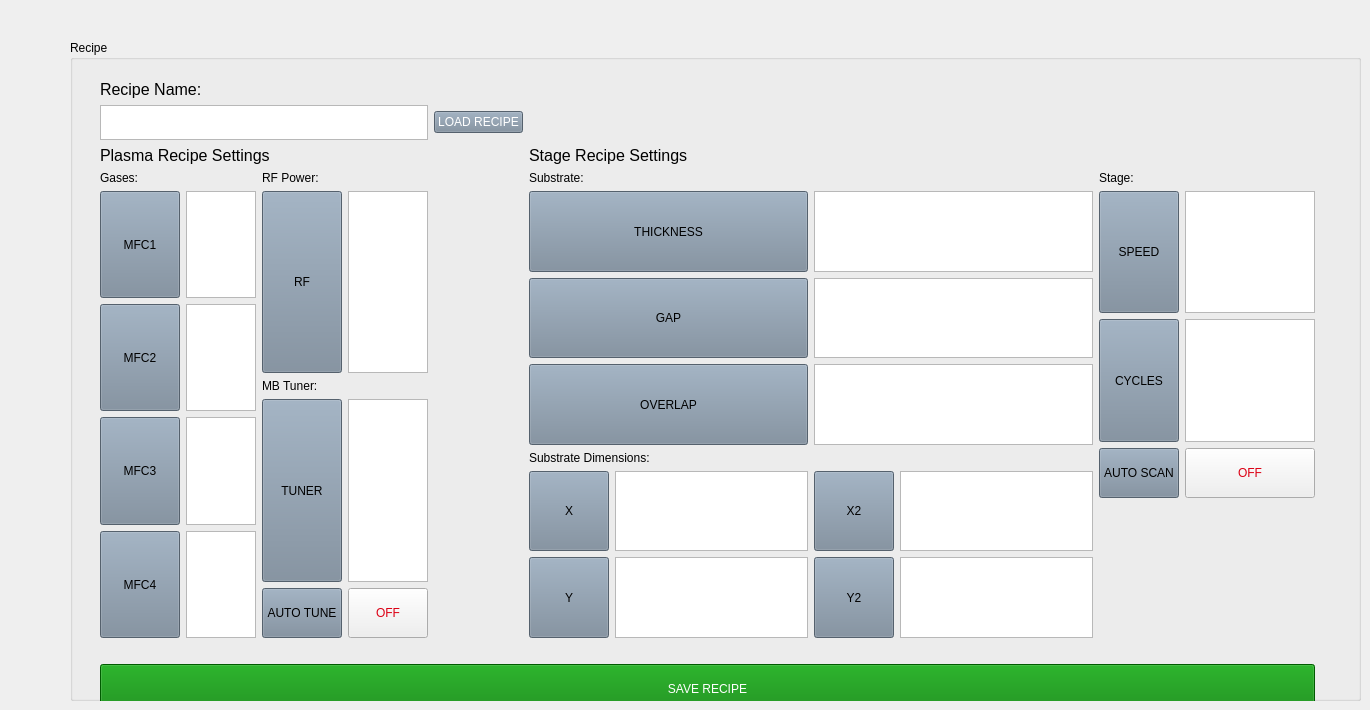
    <widget class="QWidget" name="tab_2">
     <attribute name="title">
      <string>Page</string>
     </attribute>
     <widget class="QGroupBox" name="groupBox_5">
      <property name="geometry">
       <rect>
        <x>70</x>
        <y>40</y>
        <width>1291</width>
        <height>661</height>
       </rect>
      </property>
      <property name="title">
       <string>Recipe</string>
      </property>
      <widget class="QWidget" name="gridLayoutWidget_15">
       <property name="geometry">
        <rect>
         <x>30</x>
         <y>40</y>
         <width>1215</width>
         <height>634</height>
        </rect>
       </property>
       <layout class="QGridLayout" name="gridLayout_31">
        <item row="3" column="2">
         <spacer name="horizontalSpacer_38">
          <property name="orientation">
           <enum>Qt::Horizontal</enum>
          </property>
          <property name="sizeHint" stdset="0">
           <size>
            <width>40</width>
            <height>20</height>
           </size>
          </property>
         </spacer>
        </item>
        <item row="3" column="1">
         <layout class="QGridLayout" name="gridLayout_32">
          <item row="0" column="0" colspan="2">
           <widget class="QLabel" name="label_115">
            <property name="styleSheet">
             <string notr="true">
font: 700 20pt &quot;Ubuntu Mono&quot;;</string>
            </property>
            <property name="text">
             <string>RF Power:</string>
            </property>
           </widget>
          </item>
          <item row="4" column="1">
           <widget class="QPushButton" name="autotune_recipe_dup_3">
            <property name="minimumSize">
             <size>
              <width>0</width>
              <height>50</height>
             </size>
            </property>
            <property name="styleSheet">
             <string notr="true">QPushButton {
font: 16pt &quot;Ubuntu Bold&quot;;
	color: rgb(220, 0, 20);
}</string>
            </property>
            <property name="text">
             <string>OFF</string>
            </property>
            <property name="iconSize">
             <size>
              <width>32</width>
              <height>32</height>
             </size>
            </property>
           </widget>
          </item>
          <item row="1" column="0">
           <widget class="QPushButton" name="load_RF_dup_3">
            <property name="sizePolicy">
             <sizepolicy hsizetype="Minimum" vsizetype="MinimumExpanding">
              <horstretch>0</horstretch>
              <verstretch>0</verstretch>
             </sizepolicy>
            </property>
            <property name="styleSheet">
             <string notr="true">QPushButton {
background-color: rgb(119, 136, 153);
font: 18pt &quot;Ubuntu Bold&quot;;
}</string>
            </property>
            <property name="text">
             <string>RF</string>
            </property>
           </widget>
          </item>
          <item row="3" column="0">
           <widget class="QPushButton" name="load_MB_dup_3">
            <property name="sizePolicy">
             <sizepolicy hsizetype="Minimum" vsizetype="MinimumExpanding">
              <horstretch>0</horstretch>
              <verstretch>0</verstretch>
             </sizepolicy>
            </property>
            <property name="styleSheet">
             <string notr="true">QPushButton {
background-color: rgb(119, 136, 153);
font: 18pt &quot;Ubuntu Bold&quot;;
}</string>
            </property>
            <property name="text">
             <string>TUNER</string>
            </property>
           </widget>
          </item>
          <item row="3" column="1">
           <widget class="QTextEdit" name="mb_recipe_dup_3">
            <property name="styleSheet">
             <string notr="true">font: 18px;
color: rgb(52, 101, 164);</string>
            </property>
            <property name="readOnly">
             <bool>true</bool>
            </property>
           </widget>
          </item>
          <item row="1" column="1">
           <widget class="QTextEdit" name="RF_recipe_dup_3">
            <property name="styleSheet">
             <string notr="true">font: 18px;
color: rgb(52, 101, 164);</string>
            </property>
            <property name="readOnly">
             <bool>true</bool>
            </property>
           </widget>
          </item>
          <item row="2" column="0" colspan="2">
           <widget class="QLabel" name="label_116">
            <property name="styleSheet">
             <string notr="true">
font: 700 20pt &quot;Ubuntu Mono&quot;;</string>
            </property>
            <property name="text">
             <string>MB Tuner:</string>
            </property>
           </widget>
          </item>
          <item row="4" column="0">
           <widget class="QPushButton" name="load_autotune_dup_3">
            <property name="sizePolicy">
             <sizepolicy hsizetype="Minimum" vsizetype="MinimumExpanding">
              <horstretch>0</horstretch>
              <verstretch>0</verstretch>
             </sizepolicy>
            </property>
            <property name="styleSheet">
             <string notr="true">QPushButton {
background-color: rgb(119, 136, 153);
font: 18pt &quot;Ubuntu Bold&quot;;
}</string>
            </property>
            <property name="text">
             <string>AUTO TUNE</string>
            </property>
           </widget>
          </item>
         </layout>
        </item>
        <item row="4" column="0" colspan="4">
         <spacer name="horizontalSpacer_39">
          <property name="orientation">
           <enum>Qt::Horizontal</enum>
          </property>
          <property name="sizeHint" stdset="0">
           <size>
            <width>40</width>
            <height>20</height>
           </size>
          </property>
         </spacer>
        </item>
        <item row="3" column="3">
         <layout class="QGridLayout" name="gridLayout_33">
          <item row="0" column="1">
           <layout class="QGridLayout" name="gridLayout_34">
            <item row="6" column="0">
             <spacer name="horizontalSpacer_40">
              <property name="orientation">
               <enum>Qt::Horizontal</enum>
              </property>
              <property name="sizeHint" stdset="0">
               <size>
                <width>40</width>
                <height>20</height>
               </size>
              </property>
             </spacer>
            </item>
            <item row="4" column="1">
             <spacer name="horizontalSpacer_41">
              <property name="orientation">
               <enum>Qt::Horizontal</enum>
              </property>
              <property name="sizeHint" stdset="0">
               <size>
                <width>40</width>
                <height>20</height>
               </size>
              </property>
             </spacer>
            </item>
            <item row="10" column="0">
             <spacer name="horizontalSpacer_42">
              <property name="orientation">
               <enum>Qt::Horizontal</enum>
              </property>
              <property name="sizeHint" stdset="0">
               <size>
                <width>40</width>
                <height>20</height>
               </size>
              </property>
             </spacer>
            </item>
            <item row="7" column="1">
             <spacer name="horizontalSpacer_43">
              <property name="orientation">
               <enum>Qt::Horizontal</enum>
              </property>
              <property name="sizeHint" stdset="0">
               <size>
                <width>40</width>
                <height>20</height>
               </size>
              </property>
             </spacer>
            </item>
            <item row="5" column="0">
             <spacer name="horizontalSpacer_44">
              <property name="orientation">
               <enum>Qt::Horizontal</enum>
              </property>
              <property name="sizeHint" stdset="0">
               <size>
                <width>40</width>
                <height>20</height>
               </size>
              </property>
             </spacer>
            </item>
            <item row="7" column="0">
             <spacer name="horizontalSpacer_45">
              <property name="orientation">
               <enum>Qt::Horizontal</enum>
              </property>
              <property name="sizeHint" stdset="0">
               <size>
                <width>40</width>
                <height>20</height>
               </size>
              </property>
             </spacer>
            </item>
            <item row="8" column="0">
             <spacer name="horizontalSpacer_46">
              <property name="orientation">
               <enum>Qt::Horizontal</enum>
              </property>
              <property name="sizeHint" stdset="0">
               <size>
                <width>40</width>
                <height>20</height>
               </size>
              </property>
             </spacer>
            </item>
            <item row="0" column="0" colspan="2">
             <widget class="QLabel" name="label_117">
              <property name="styleSheet">
               <string notr="true">
font: 700 20pt &quot;Ubuntu Mono&quot;;</string>
              </property>
              <property name="text">
               <string>Stage:</string>
              </property>
             </widget>
            </item>
            <item row="5" column="1">
             <spacer name="horizontalSpacer_47">
              <property name="orientation">
               <enum>Qt::Horizontal</enum>
              </property>
              <property name="sizeHint" stdset="0">
               <size>
                <width>40</width>
                <height>20</height>
               </size>
              </property>
             </spacer>
            </item>
            <item row="9" column="1">
             <spacer name="horizontalSpacer_48">
              <property name="orientation">
               <enum>Qt::Horizontal</enum>
              </property>
              <property name="sizeHint" stdset="0">
               <size>
                <width>40</width>
                <height>20</height>
               </size>
              </property>
             </spacer>
            </item>
            <item row="10" column="1">
             <spacer name="horizontalSpacer_49">
              <property name="orientation">
               <enum>Qt::Horizontal</enum>
              </property>
              <property name="sizeHint" stdset="0">
               <size>
                <width>40</width>
                <height>20</height>
               </size>
              </property>
             </spacer>
            </item>
            <item row="2" column="1">
             <widget class="QTextEdit" name="cycles_recipe_dup_3">
              <property name="styleSheet">
               <string notr="true">font: 18px;
color: rgb(52, 101, 164);</string>
              </property>
              <property name="readOnly">
               <bool>true</bool>
              </property>
             </widget>
            </item>
            <item row="6" column="1">
             <spacer name="horizontalSpacer_50">
              <property name="orientation">
               <enum>Qt::Horizontal</enum>
              </property>
              <property name="sizeHint" stdset="0">
               <size>
                <width>40</width>
                <height>20</height>
               </size>
              </property>
             </spacer>
            </item>
            <item row="8" column="1">
             <spacer name="horizontalSpacer_51">
              <property name="orientation">
               <enum>Qt::Horizontal</enum>
              </property>
              <property name="sizeHint" stdset="0">
               <size>
                <width>40</width>
                <height>20</height>
               </size>
              </property>
             </spacer>
            </item>
            <item row="4" column="0">
             <spacer name="horizontalSpacer_52">
              <property name="orientation">
               <enum>Qt::Horizontal</enum>
              </property>
              <property name="sizeHint" stdset="0">
               <size>
                <width>40</width>
                <height>20</height>
               </size>
              </property>
             </spacer>
            </item>
            <item row="1" column="1">
             <widget class="QTextEdit" name="speed_recipe_dup_3">
              <property name="styleSheet">
               <string notr="true">font: 18px;
color: rgb(52, 101, 164);</string>
              </property>
              <property name="readOnly">
               <bool>true</bool>
              </property>
             </widget>
            </item>
            <item row="3" column="1">
             <widget class="QPushButton" name="autoscan_recipe_dup_3">
              <property name="minimumSize">
               <size>
                <width>0</width>
                <height>50</height>
               </size>
              </property>
              <property name="styleSheet">
               <string notr="true">QPushButton {
font: 16pt &quot;Ubuntu Bold&quot;;
	color: rgb(220, 0, 20);
}</string>
              </property>
              <property name="text">
               <string>OFF</string>
              </property>
              <property name="iconSize">
               <size>
                <width>32</width>
                <height>32</height>
               </size>
              </property>
             </widget>
            </item>
            <item row="9" column="0">
             <spacer name="horizontalSpacer_53">
              <property name="orientation">
               <enum>Qt::Horizontal</enum>
              </property>
              <property name="sizeHint" stdset="0">
               <size>
                <width>40</width>
                <height>20</height>
               </size>
              </property>
             </spacer>
            </item>
            <item row="3" column="0">
             <widget class="QPushButton" name="load_autoscan_dup_3">
              <property name="sizePolicy">
               <sizepolicy hsizetype="Minimum" vsizetype="MinimumExpanding">
                <horstretch>0</horstretch>
                <verstretch>0</verstretch>
               </sizepolicy>
              </property>
              <property name="styleSheet">
               <string notr="true">QPushButton {
background-color: rgb(119, 136, 153);
font: 18pt &quot;Ubuntu Bold&quot;;
}</string>
              </property>
              <property name="text">
               <string>AUTO SCAN</string>
              </property>
             </widget>
            </item>
            <item row="2" column="0">
             <widget class="QPushButton" name="load_cycles_dup_3">
              <property name="sizePolicy">
               <sizepolicy hsizetype="Minimum" vsizetype="MinimumExpanding">
                <horstretch>0</horstretch>
                <verstretch>0</verstretch>
               </sizepolicy>
              </property>
              <property name="styleSheet">
               <string notr="true">QPushButton {
background-color: rgb(119, 136, 153);
font: 18pt &quot;Ubuntu Bold&quot;;
}</string>
              </property>
              <property name="text">
               <string>CYCLES</string>
              </property>
             </widget>
            </item>
            <item row="1" column="0">
             <widget class="QPushButton" name="load_speed_dup_3">
              <property name="sizePolicy">
               <sizepolicy hsizetype="Minimum" vsizetype="MinimumExpanding">
                <horstretch>0</horstretch>
                <verstretch>0</verstretch>
               </sizepolicy>
              </property>
              <property name="styleSheet">
               <string notr="true">QPushButton {
background-color: rgb(119, 136, 153);
font: 18pt &quot;Ubuntu Bold&quot;;
}</string>
              </property>
              <property name="text">
               <string>SPEED</string>
              </property>
             </widget>
            </item>
           </layout>
          </item>
          <item row="0" column="0">
           <layout class="QGridLayout" name="gridLayout_35">
            <item row="6" column="1">
             <widget class="QTextEdit" name="ymin_recipe_dup_3">
              <property name="styleSheet">
               <string notr="true">font: 18px;
color: rgb(52, 101, 164);</string>
              </property>
              <property name="readOnly">
               <bool>true</bool>
              </property>
             </widget>
            </item>
            <item row="1" column="0" colspan="2">
             <widget class="QPushButton" name="load_thick_dup_3">
              <property name="sizePolicy">
               <sizepolicy hsizetype="Minimum" vsizetype="MinimumExpanding">
                <horstretch>0</horstretch>
                <verstretch>0</verstretch>
               </sizepolicy>
              </property>
              <property name="styleSheet">
               <string notr="true">QPushButton {
background-color: rgb(119, 136, 153);
font: 18pt &quot;Ubuntu Bold&quot;;
}</string>
              </property>
              <property name="text">
               <string>THICKNESS</string>
              </property>
             </widget>
            </item>
            <item row="5" column="3">
             <widget class="QTextEdit" name="xmax_recipe_dup_3">
              <property name="styleSheet">
               <string notr="true">font: 18px;
color: rgb(52, 101, 164);</string>
              </property>
              <property name="readOnly">
               <bool>true</bool>
              </property>
             </widget>
            </item>
            <item row="0" column="0" colspan="4">
             <widget class="QLabel" name="label_118">
              <property name="styleSheet">
               <string notr="true">
font: 700 20pt &quot;Ubuntu Mono&quot;;</string>
              </property>
              <property name="text">
               <string>Substrate:</string>
              </property>
             </widget>
            </item>
            <item row="5" column="0">
             <widget class="QPushButton" name="x1_set_dup_3">
              <property name="sizePolicy">
               <sizepolicy hsizetype="Minimum" vsizetype="MinimumExpanding">
                <horstretch>0</horstretch>
                <verstretch>0</verstretch>
               </sizepolicy>
              </property>
              <property name="styleSheet">
               <string notr="true">QPushButton {
background-color: rgb(119, 136, 153);
font: 18pt &quot;Ubuntu Bold&quot;;
}</string>
              </property>
              <property name="text">
               <string>X</string>
              </property>
             </widget>
            </item>
            <item row="5" column="1">
             <widget class="QTextEdit" name="xmin_recipe_dup_3">
              <property name="styleSheet">
               <string notr="true">font: 18px;
color: rgb(52, 101, 164);</string>
              </property>
              <property name="readOnly">
               <bool>true</bool>
              </property>
             </widget>
            </item>
            <item row="6" column="3">
             <widget class="QTextEdit" name="ymax_recipe_dup_3">
              <property name="styleSheet">
               <string notr="true">font: 18px;
color: rgb(52, 101, 164);</string>
              </property>
              <property name="readOnly">
               <bool>true</bool>
              </property>
             </widget>
            </item>
            <item row="2" column="2" colspan="2">
             <widget class="QTextEdit" name="gap_recipe_dup_3">
              <property name="styleSheet">
               <string notr="true">font: 18px;
color: rgb(52, 101, 164);</string>
              </property>
              <property name="readOnly">
               <bool>true</bool>
              </property>
             </widget>
            </item>
            <item row="3" column="2" colspan="2">
             <widget class="QTextEdit" name="overlap_recipe_dup_3">
              <property name="styleSheet">
               <string notr="true">font: 18px;
color: rgb(52, 101, 164);</string>
              </property>
              <property name="readOnly">
               <bool>true</bool>
              </property>
             </widget>
            </item>
            <item row="6" column="0">
             <widget class="QPushButton" name="Y1_set_dup_3">
              <property name="sizePolicy">
               <sizepolicy hsizetype="Minimum" vsizetype="MinimumExpanding">
                <horstretch>0</horstretch>
                <verstretch>0</verstretch>
               </sizepolicy>
              </property>
              <property name="styleSheet">
               <string notr="true">QPushButton {
background-color: rgb(119, 136, 153);
font: 18pt &quot;Ubuntu Bold&quot;;
}</string>
              </property>
              <property name="text">
               <string>Y</string>
              </property>
             </widget>
            </item>
            <item row="1" column="2" colspan="2">
             <widget class="QTextEdit" name="thickness_recipe_dup_3">
              <property name="styleSheet">
               <string notr="true">font: 18px;
color: rgb(52, 101, 164);</string>
              </property>
              <property name="readOnly">
               <bool>true</bool>
              </property>
             </widget>
            </item>
            <item row="3" column="0" colspan="2">
             <widget class="QPushButton" name="load_overlap_dup_3">
              <property name="sizePolicy">
               <sizepolicy hsizetype="Minimum" vsizetype="MinimumExpanding">
                <horstretch>0</horstretch>
                <verstretch>0</verstretch>
               </sizepolicy>
              </property>
              <property name="styleSheet">
               <string notr="true">QPushButton {
background-color: rgb(119, 136, 153);
font: 18pt &quot;Ubuntu Bold&quot;;
}</string>
              </property>
              <property name="text">
               <string>OVERLAP</string>
              </property>
             </widget>
            </item>
            <item row="2" column="0" colspan="2">
             <widget class="QPushButton" name="load_gap_dup_3">
              <property name="sizePolicy">
               <sizepolicy hsizetype="Minimum" vsizetype="MinimumExpanding">
                <horstretch>0</horstretch>
                <verstretch>0</verstretch>
               </sizepolicy>
              </property>
              <property name="styleSheet">
               <string notr="true">QPushButton {
background-color: rgb(119, 136, 153);
font: 18pt &quot;Ubuntu Bold&quot;;
}</string>
              </property>
              <property name="text">
               <string>GAP</string>
              </property>
             </widget>
            </item>
            <item row="5" column="2">
             <widget class="QPushButton" name="x2_set_dup_3">
              <property name="sizePolicy">
               <sizepolicy hsizetype="Minimum" vsizetype="MinimumExpanding">
                <horstretch>0</horstretch>
                <verstretch>0</verstretch>
               </sizepolicy>
              </property>
              <property name="styleSheet">
               <string notr="true">QPushButton {
background-color: rgb(119, 136, 153);
font: 18pt &quot;Ubuntu Bold&quot;;
}</string>
              </property>
              <property name="text">
               <string>X2</string>
              </property>
             </widget>
            </item>
            <item row="6" column="2">
             <widget class="QPushButton" name="Y2_set_dup_3">
              <property name="sizePolicy">
               <sizepolicy hsizetype="Minimum" vsizetype="MinimumExpanding">
                <horstretch>0</horstretch>
                <verstretch>0</verstretch>
               </sizepolicy>
              </property>
              <property name="styleSheet">
               <string notr="true">QPushButton {
background-color: rgb(119, 136, 153);
font: 18pt &quot;Ubuntu Bold&quot;;
}</string>
              </property>
              <property name="text">
               <string>Y2</string>
              </property>
             </widget>
            </item>
            <item row="4" column="0" colspan="4">
             <widget class="QLabel" name="label_119">
              <property name="styleSheet">
               <string notr="true">
font: 700 20pt &quot;Ubuntu Mono&quot;;</string>
              </property>
              <property name="text">
               <string>Substrate Dimensions:</string>
              </property>
             </widget>
            </item>
           </layout>
          </item>
         </layout>
        </item>
        <item row="2" column="3">
         <widget class="QLabel" name="label_120">
          <property name="styleSheet">
           <string notr="true">font: 16px;</string>
          </property>
          <property name="text">
           <string>Stage Recipe Settings</string>
          </property>
         </widget>
        </item>
        <item row="0" column="0" colspan="2">
         <widget class="QLabel" name="label_121">
          <property name="styleSheet">
           <string notr="true">font: 16px;</string>
          </property>
          <property name="text">
           <string>Recipe Name:</string>
          </property>
         </widget>
        </item>
        <item row="1" column="0" colspan="2">
         <widget class="QTextEdit" name="name_recipe_dup_3">
          <property name="sizePolicy">
           <sizepolicy hsizetype="Expanding" vsizetype="Maximum">
            <horstretch>0</horstretch>
            <verstretch>0</verstretch>
           </sizepolicy>
          </property>
          <property name="maximumSize">
           <size>
            <width>16777215</width>
            <height>35</height>
           </size>
          </property>
          <property name="styleSheet">
           <string notr="true">font: 16px;</string>
          </property>
          <property name="html">
           <string>&lt;!DOCTYPE HTML PUBLIC &quot;-//W3C//DTD HTML 4.0//EN&quot; &quot;http://www.w3.org/TR/REC-html40/strict.dtd&quot;&gt;
&lt;html&gt;&lt;head&gt;&lt;meta name=&quot;qrichtext&quot; content=&quot;1&quot; /&gt;&lt;meta charset=&quot;utf-8&quot; /&gt;&lt;style type=&quot;text/css&quot;&gt;
p, li { white-space: pre-wrap; }
hr { height: 1px; border-width: 0; }
li.unchecked::marker { content: &quot;\2610&quot;; }
li.checked::marker { content: &quot;\2612&quot;; }
&lt;/style&gt;&lt;/head&gt;&lt;body style=&quot; font-family:'Century Gothic'; font-size:16px; font-weight:400; font-style:normal;&quot;&gt;
&lt;p style=&quot;-qt-paragraph-type:empty; margin-top:0px; margin-bottom:0px; margin-left:0px; margin-right:0px; -qt-block-indent:0; text-indent:0px;&quot;&gt;&lt;br /&gt;&lt;/p&gt;&lt;/body&gt;&lt;/html&gt;</string>
          </property>
         </widget>
        </item>
        <item row="2" column="0" colspan="2">
         <widget class="QLabel" name="label_122">
          <property name="styleSheet">
           <string notr="true">font: 16px;</string>
          </property>
          <property name="text">
           <string>Plasma Recipe Settings</string>
          </property>
         </widget>
        </item>
        <item row="5" column="0" colspan="4">
         <widget class="QPushButton" name="save_recipe_button_dup_3">
          <property name="minimumSize">
           <size>
            <width>0</width>
            <height>50</height>
           </size>
          </property>
          <property name="styleSheet">
           <string notr="true">
QPushButton {
color: white;
background-color: green;
font: 14pt &quot;Ubuntu Bold&quot;;
}</string>
          </property>
          <property name="text">
           <string>SAVE RECIPE</string>
          </property>
          <property name="icon">
           <iconset theme="media-floppy">
            <normaloff>.</normaloff>.</iconset>
          </property>
          <property name="iconSize">
           <size>
            <width>32</width>
            <height>32</height>
           </size>
          </property>
         </widget>
        </item>
        <item row="1" column="2">
         <widget class="QPushButton" name="load_recipe_button_dup_3">
          <property name="styleSheet">
           <string notr="true">QPushButton {
color: white;
background-color: rgb(119, 136, 153);
font: 14pt &quot;Ubuntu Bold&quot;;
}
</string>
          </property>
          <property name="text">
           <string>LOAD RECIPE</string>
          </property>
          <property name="icon">
           <iconset theme="accessories-text-editor">
            <normaloff>.</normaloff>.</iconset>
          </property>
          <property name="iconSize">
           <size>
            <width>32</width>
            <height>32</height>
           </size>
          </property>
         </widget>
        </item>
        <item row="3" column="0">
         <layout class="QGridLayout" name="gridLayout_36">
          <item row="1" column="1">
           <widget class="QTextEdit" name="mfc1_recipe_dup_3">
            <property name="enabled">
             <bool>true</bool>
            </property>
            <property name="styleSheet">
             <string notr="true">font: 28px;</string>
            </property>
            <property name="readOnly">
             <bool>true</bool>
            </property>
           </widget>
          </item>
          <item row="4" column="1">
           <widget class="QTextEdit" name="mfc4_recipe_dup_3">
            <property name="enabled">
             <bool>true</bool>
            </property>
            <property name="styleSheet">
             <string notr="true">font: 28px;</string>
            </property>
            <property name="readOnly">
             <bool>true</bool>
            </property>
           </widget>
          </item>
          <item row="2" column="1">
           <widget class="QTextEdit" name="mfc2_recipe_dup_3">
            <property name="enabled">
             <bool>true</bool>
            </property>
            <property name="styleSheet">
             <string notr="true">font: 28px;</string>
            </property>
            <property name="readOnly">
             <bool>true</bool>
            </property>
           </widget>
          </item>
          <item row="3" column="1">
           <widget class="QTextEdit" name="mfc3_recipe_dup_3">
            <property name="enabled">
             <bool>true</bool>
            </property>
            <property name="styleSheet">
             <string notr="true">font: 28px;</string>
            </property>
            <property name="readOnly">
             <bool>true</bool>
            </property>
           </widget>
          </item>
          <item row="0" column="0" colspan="2">
           <widget class="QLabel" name="label_123">
            <property name="styleSheet">
             <string notr="true">
font: 700 20pt &quot;Ubuntu Mono&quot;;</string>
            </property>
            <property name="text">
             <string>Gases:</string>
            </property>
           </widget>
          </item>
          <item row="1" column="0">
           <widget class="QPushButton" name="load_MFC1_dup_3">
            <property name="sizePolicy">
             <sizepolicy hsizetype="Minimum" vsizetype="MinimumExpanding">
              <horstretch>0</horstretch>
              <verstretch>0</verstretch>
             </sizepolicy>
            </property>
            <property name="styleSheet">
             <string notr="true">QPushButton {
background-color: rgb(119, 136, 153);
font: 18pt &quot;Ubuntu Bold&quot;;
}</string>
            </property>
            <property name="text">
             <string>MFC1</string>
            </property>
           </widget>
          </item>
          <item row="2" column="0">
           <widget class="QPushButton" name="load_MFC2_dup_3">
            <property name="sizePolicy">
             <sizepolicy hsizetype="Minimum" vsizetype="MinimumExpanding">
              <horstretch>0</horstretch>
              <verstretch>0</verstretch>
             </sizepolicy>
            </property>
            <property name="styleSheet">
             <string notr="true">QPushButton {
background-color: rgb(119, 136, 153);
font: 18pt &quot;Ubuntu Bold&quot;;
}</string>
            </property>
            <property name="text">
             <string>MFC2</string>
            </property>
           </widget>
          </item>
          <item row="4" column="0">
           <widget class="QPushButton" name="load_MFC4_dup_3">
            <property name="sizePolicy">
             <sizepolicy hsizetype="Minimum" vsizetype="MinimumExpanding">
              <horstretch>0</horstretch>
              <verstretch>0</verstretch>
             </sizepolicy>
            </property>
            <property name="styleSheet">
             <string notr="true">QPushButton {
background-color: rgb(119, 136, 153);
font: 18pt &quot;Ubuntu Bold&quot;;
}</string>
            </property>
            <property name="text">
             <string>MFC4</string>
            </property>
           </widget>
          </item>
          <item row="3" column="0">
           <widget class="QPushButton" name="load_MFC3_dup_3">
            <property name="sizePolicy">
             <sizepolicy hsizetype="Minimum" vsizetype="MinimumExpanding">
              <horstretch>0</horstretch>
              <verstretch>0</verstretch>
             </sizepolicy>
            </property>
            <property name="styleSheet">
             <string notr="true">QPushButton {
background-color: rgb(119, 136, 153);
font: 18pt &quot;Ubuntu Bold&quot;;
}</string>
            </property>
            <property name="text">
             <string>MFC3</string>
            </property>
           </widget>
          </item>
         </layout>
        </item>
       </layout>
      </widget>
     </widget>
    </widget>
